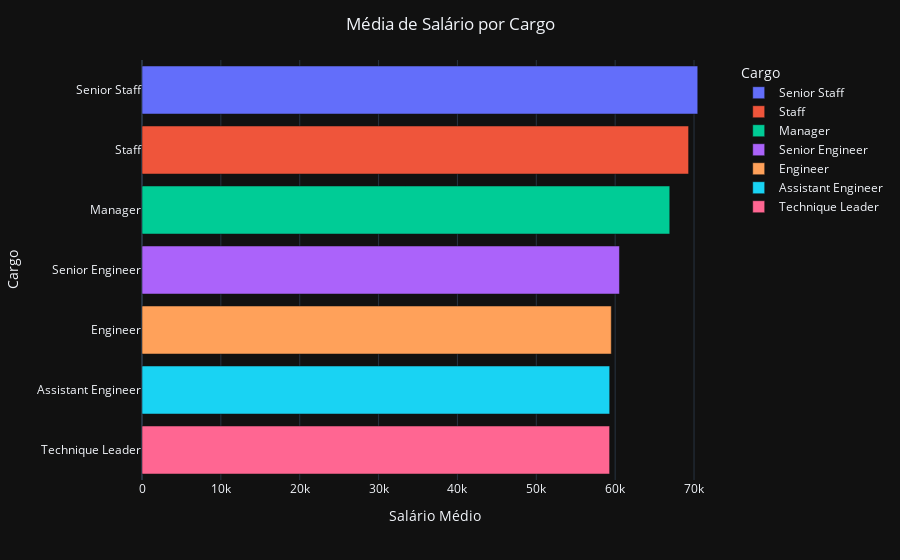

This figure's notebook cell:
### Code cell
# Import libraries
import pandas as pd
import plotly.express as px

# Create bar chart
fig = px.bar(df,x="avg_salary", y="title", color="title")

# Create labels and show plot
fig.update_layout(
    title="Média de Salário por Cargo<br><sup>",
    title_x=0.5,
    xaxis_title="Salário Médio",
    yaxis_title="Cargo",
    legend_title="Cargo",
    template="plotly_dark",
)
fig.show()

### Figure 1 — Plotly figure (JSON) as saved in the notebook; plotly's stock layout.template omitted (floating-point values rounded to 4 significant figures)
{"data": [{"alignmentgroup": "True", "hovertemplate": "title=%{y}<br>avg_salary=%{x}<extra></extra>", "legendgroup": "Senior Staff", "marker": {"color": "#636efa", "pattern": {"shape": ""}}, "name": "Senior Staff", "offsetgroup": "Senior Staff", "orientation": "h", "showlegend": true, "textposition": "auto", "x": [70471], "xaxis": "x", "y": ["Senior Staff"], "yaxis": "y", "type": "bar"}, {"alignmentgroup": "True", "hovertemplate": "title=%{y}<br>avg_salary=%{x}<extra></extra>", "legendgroup": "Staff", "marker": {"color": "#EF553B", "pattern": {"shape": ""}}, "name": "Staff", "offsetgroup": "Staff", "orientation": "h", "showlegend": true, "textposition": "auto", "x": [69309], "xaxis": "x", "y": ["Staff"], "yaxis": "y", "type": "bar"}, {"alignmentgroup": "True", "hovertemplate": "title=%{y}<br>avg_salary=%{x}<extra></extra>", "legendgroup": "Manager", "marker": {"color": "#00cc96", "pattern": {"shape": ""}}, "name": "Manager", "offsetgroup": "Manager", "orientation": "h", "showlegend": true, "textposition": "auto", "x": [66924], "xaxis": "x", "y": ["Manager"], "yaxis": "y", "type": "bar"}, {"alignmentgroup": "True", "hovertemplate": "title=%{y}<br>avg_salary=%{x}<extra></extra>", "legendgroup": "Senior Engineer", "marker": {"color": "#ab63fa", "pattern": {"shape": ""}}, "name": "Senior Engineer", "offsetgroup": "Senior Engineer", "orientation": "h", "showlegend": true, "textposition": "auto", "x": [60543], "xaxis": "x", "y": ["Senior Engineer"], "yaxis": "y", "type": "bar"}, {"alignmentgroup": "True", "hovertemplate": "title=%{y}<br>avg_salary=%{x}<extra></extra>", "legendgroup": "Engineer", "marker": {"color": "#FFA15A", "pattern": {"shape": ""}}, "name": "Engineer", "offsetgroup": "Engineer", "orientation": "h", "showlegend": true, "textposition": "auto", "x": [59508], "xaxis": "x", "y": ["Engineer"], "yaxis": "y", "type": "bar"}, {"alignmentgroup": "True", "hovertemplate": "title=%{y}<br>avg_salary=%{x}<extra></extra>", "legendgroup": "Assistant Engineer", "marker": {"color": "#19d3f3", "pattern": {"shape": ""}}, "name": "Assistant Engineer", "offsetgroup": "Assistant Engineer", "orientation": "h", "showlegend": true, "textposition": "auto", "x": [59305], "xaxis": "x", "y": ["Assistant Engineer"], "yaxis": "y", "type": "bar"}, {"alignmentgroup": "True", "hovertemplate": "title=%{y}<br>avg_salary=%{x}<extra></extra>", "legendgroup": "Technique Leader", "marker": {"color": "#FF6692", "pattern": {"shape": ""}}, "name": "Technique Leader", "offsetgroup": "Technique Leader", "orientation": "h", "showlegend": true, "textposition": "auto", "x": [59294], "xaxis": "x", "y": ["Technique Leader"], "yaxis": "y", "type": "bar"}], "layout": {"xaxis": {"anchor": "y", "domain": [0, 1], "title": {"text": "Salário Médio"}}, "yaxis": {"anchor": "x", "domain": [0, 1], "title": {"text": "Cargo"}, "categoryorder": "array", "categoryarray": ["Technique Leader", "Assistant Engineer", "Engineer", "Senior Engineer", "Manager", "Staff", "Senior Staff"]}, "legend": {"title": {"text": "Cargo"}, "tracegroupgap": 0}, "margin": {"t": 60}, "barmode": "relative", "title": {"text": "Média de Salário por Cargo<br><sup>", "x": 0.5}}}
